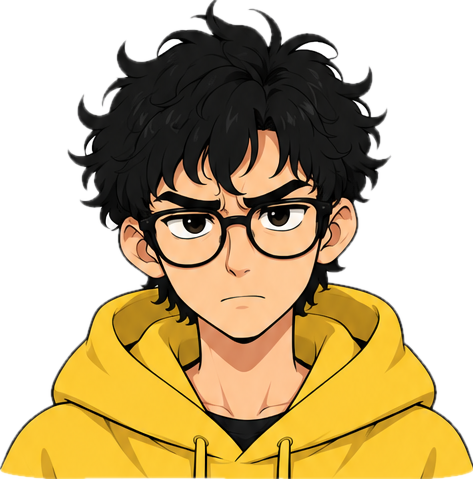
#> input picture series/yotoqxona/video/assets/angry.png, 473 x 479 px
$ python prep_faces.py assets/angry.png assets/dilnoza_happy.png assets/dilnoza_happy.png
#> lines starting #> are read from the running program, lines starting #| are printed output that depends on the picture
"""3x2 kayfiyat varag'idan 6 ta yuzni kesadi: prep_faces.py <varaq.png> <prefiks> <chiqish papkasi>"""
import sys
import numpy as np
from PIL import Image, ImageFilter
from scipy import ndimage

SRC, PFX, OUT = sys.argv[1], sys.argv[2], sys.argv[3]
NAMES = ["happy", "shock", "angry", "sad", "smirk", "tired"]
im = Image.open(SRC).convert("RGB")
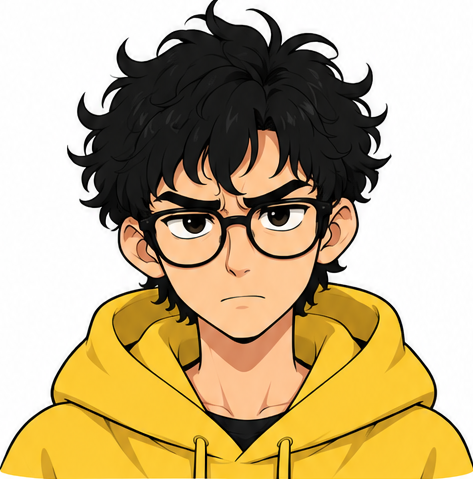
#> im: PIL image 473x479 RGB; mean R, G, B 194.5, 175.3, 135.8
W, H = im.size
#> W = 473; H = 479
pw, ph, INSET = W // 3, H // 2, 6
#> pw = 157; ph = 239; INSET = 6

def cutout(p):
    a = np.asarray(p).astype(int)
    white = a.min(axis=2) > 232
    lab, _ = ndimage.label(white)
    border = set(np.unique(np.concatenate([lab[0], lab[-1], lab[:, 0], lab[:, -1]]))) - {0}
    bg = np.isin(lab, list(border))
    # soch orasidagi oq cho'ntaklar: markazi yuz (teri) chegarasidan tashqarida bo'lsa olib tashlanadi
    skin = (a[:, :, 0] > 190) & (a[:, :, 1] > 140) & (a[:, :, 2] > 110) & (a[:, :, 0] - a[:, :, 2] > 25)
    ys, xs = np.where(skin[: int(0.75 * a.shape[0])])
#> (the run stopped early here; a loop or call above may not have finished)

$ run again, on series/yotoqxona/video/assets/dilnoza_sad.png
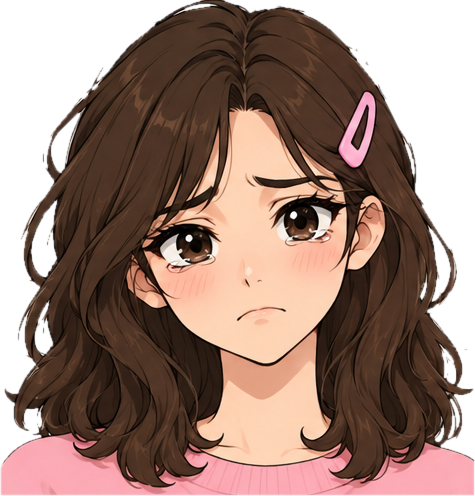
#> input picture series/yotoqxona/video/assets/dilnoza_sad.png, 475 x 496 px
